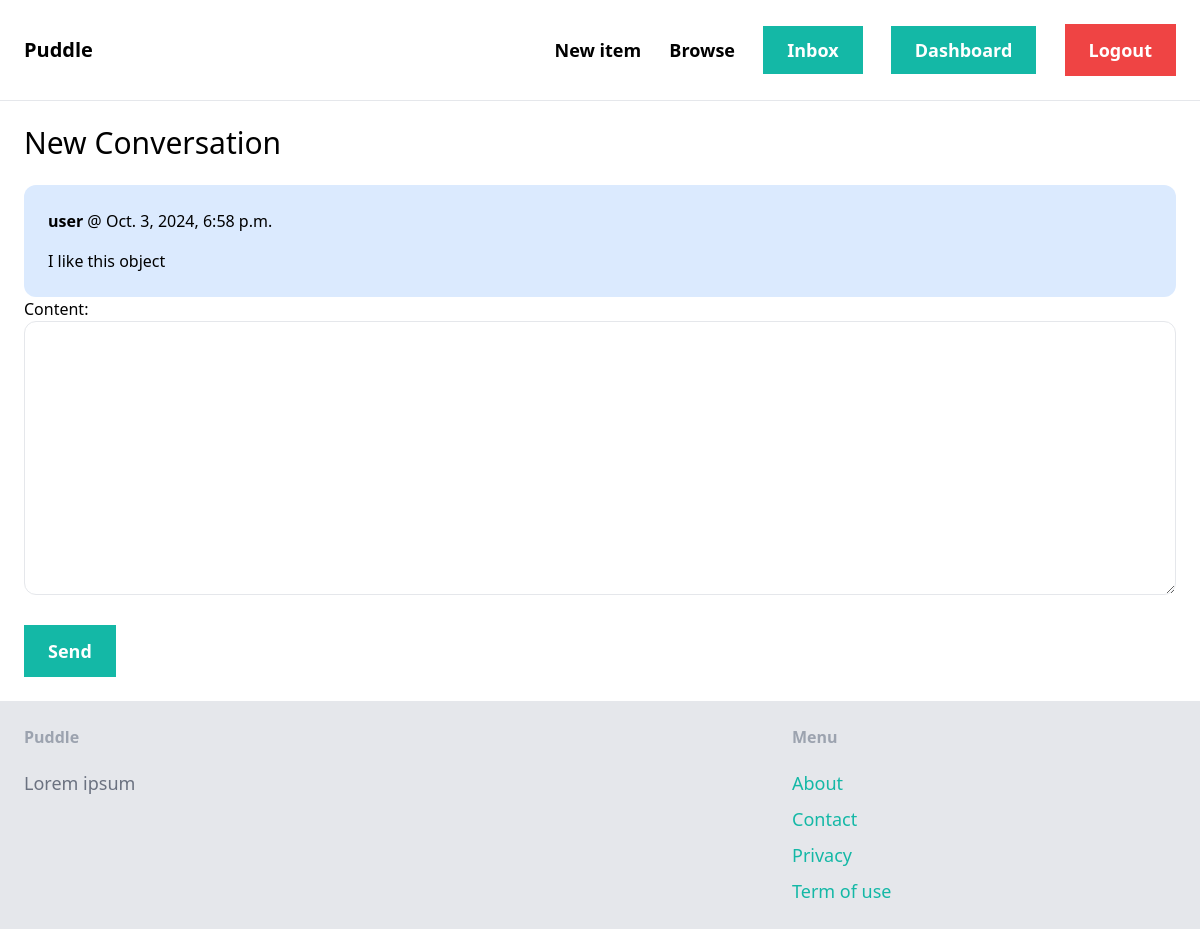
The page /inbox/1/ (signed in) on the database its author committed.
### conversation/models.py (models this page shows)
class ConversationMessage(models.Model):
    conversation = models.ForeignKey(Conversation, related_name="messages", on_delete=models.CASCADE)
    content = models.TextField()
    created_at = models.DateTimeField(auto_now_add=True)
    created_by = models.ForeignKey(User, related_name="created_messages", on_delete=models.CASCADE)

### conversation/views.py (the view)
# urls.py: path("<int:conversation_pk>/", views.detail, name="detail")
@login_required
def detail(request:HttpRequest, conversation_pk):
    conversation = Conversation.objects.filter(members__in=[request.user.id]).get(pk=conversation_pk)
    if request.method == "POST":
        form = ConversationMessageForm(request.POST)
        if form.is_valid():
            conversation_message = form.save(commit=False)
            conversation_message.conversation = conversation
            conversation_message.created_by = request.user
            conversation_message.save()
            conversation.save()
            return redirect("conversation:detail", conversation_pk=conversation_pk)
    else:
        form = ConversationMessageForm()
    return render(request, "conversation/detail.html", {
        "conversation": conversation,
        "form": form
    })

### conversation/forms.py
class ConversationMessageForm(forms.ModelForm):
    class Meta:
        model = ConversationMessage
        fields = ("content",)
        widgets = {
            "content": forms.Textarea(attrs={
                "class": "w-full py-4 px-6 rounded-xl border"
            })
        }

### conversation/templates/conversation/detail.html (shortened to what this page needs)
{% extends "core/base.html" %}
{% block content %}
<h1 class="mb-6 text-3xl">New Conversation</h1>
<div class="space-y-6">
  {% for message in conversation.messages.all %}
    <div class="p-6 flex {% if message.created_by == request.user.id %} bg-gray-100 {% else %} bg-blue-100 {% endif %} rounded-xl">
      <div>
        <p class="mb-4"><strong>{{ message.created_by.username }}</strong> @ {{ message.created_at }}</p>
        <p>{{ message.content }}</p>
      </div>
    </div>
  {% endfor %}
</div>
<form method="post" action="." enctype="multipart/form-data">
  {{ form.as_p }}
  <button type="submit" class="mt-6 px-6 py-3 text-lg font-semibold bg-teal-500 text-white round-xl hover:bg-teal-700">Send</button>
</form>
{% endblock %}

### rows shown on the page
ConversationMessage: created_by.username "user", created_at "Oct. 3, 2024, 6:58 p.m.", content "I like this object"
